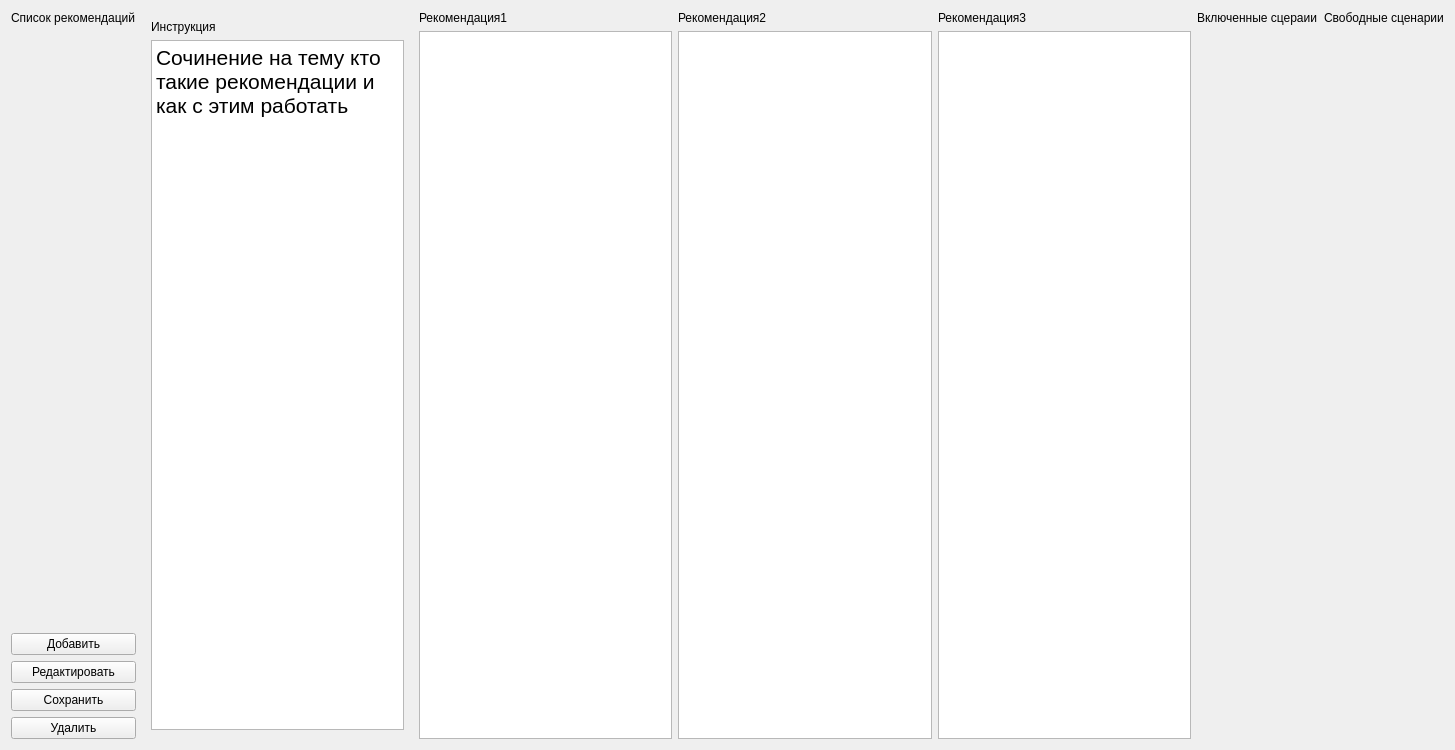
<?xml version="1.0" encoding="UTF-8"?>
<ui version="4.0">
 <class>AdminRecommendationWidget</class>
 <widget class="QWidget" name="AdminRecommendationWidget">
  <property name="geometry">
   <rect>
    <x>0</x>
    <y>0</y>
    <width>1455</width>
    <height>750</height>
   </rect>
  </property>
  <property name="windowTitle">
   <string>Form</string>
  </property>
  <layout class="QHBoxLayout" name="horizontalLayout">
   <item>
    <layout class="QVBoxLayout" name="verticalLayout_18">
     <item>
      <widget class="QLabel" name="label_categoryList_title_5">
       <property name="text">
        <string>Список рекомендаций</string>
       </property>
      </widget>
     </item>
     <item>
      <widget class="MenuSelectedWidget" name="scrollArea_recommendations" native="true">
       <property name="sizePolicy">
        <sizepolicy hsizetype="Expanding" vsizetype="Expanding">
         <horstretch>0</horstretch>
         <verstretch>0</verstretch>
        </sizepolicy>
       </property>
      </widget>
     </item>
     <item>
      <widget class="QPushButton" name="pushButton_addRecommendation">
       <property name="text">
        <string>Добавить</string>
       </property>
      </widget>
     </item>
     <item>
      <widget class="QPushButton" name="pushButton_editRecommendation">
       <property name="text">
        <string>Редактировать</string>
       </property>
      </widget>
     </item>
     <item>
      <widget class="QPushButton" name="pushButton_saveRecommendation">
       <property name="text">
        <string>Сохранить</string>
       </property>
      </widget>
     </item>
     <item>
      <widget class="QPushButton" name="pushButton_deleteRecommendation">
       <property name="text">
        <string>Удалить</string>
       </property>
      </widget>
     </item>
    </layout>
   </item>
   <item>
    <widget class="QWidget" name="widget_editCategoryMenu_5" native="true">
     <property name="minimumSize">
      <size>
       <width>200</width>
       <height>0</height>
      </size>
     </property>
     <layout class="QVBoxLayout" name="verticalLayout_20">
      <item>
       <widget class="QLabel" name="label_Intruction_title_5">
        <property name="text">
         <string>Инструкция</string>
        </property>
       </widget>
      </item>
      <item>
       <widget class="QTextEdit" name="textEdit_instruction_5">
        <property name="enabled">
         <bool>true</bool>
        </property>
        <property name="mouseTracking">
         <bool>true</bool>
        </property>
        <property name="readOnly">
         <bool>true</bool>
        </property>
        <property name="html">
         <string>&lt;!DOCTYPE HTML PUBLIC &quot;-//W3C//DTD HTML 4.0//EN&quot; &quot;http://www.w3.org/TR/REC-html40/strict.dtd&quot;&gt;
&lt;html&gt;&lt;head&gt;&lt;meta name=&quot;qrichtext&quot; content=&quot;1&quot; /&gt;&lt;style type=&quot;text/css&quot;&gt;
p, li { white-space: pre-wrap; }
&lt;/style&gt;&lt;/head&gt;&lt;body style=&quot; font-family:'MS Shell Dlg 2'; font-size:8.25pt; font-weight:400; font-style:normal;&quot;&gt;
&lt;p style=&quot; margin-top:0px; margin-bottom:0px; margin-left:0px; margin-right:0px; -qt-block-indent:0; text-indent:0px;&quot;&gt;&lt;span style=&quot; font-size:16pt;&quot;&gt;Сочинение на тему кто такие рекомендации и как с этим работать&lt;/span&gt;&lt;/p&gt;
&lt;p style=&quot;-qt-paragraph-type:empty; margin-top:0px; margin-bottom:0px; margin-left:0px; margin-right:0px; -qt-block-indent:0; text-indent:0px;&quot;&gt;&lt;br /&gt;&lt;/p&gt;&lt;/body&gt;&lt;/html&gt;</string>
        </property>
       </widget>
      </item>
     </layout>
    </widget>
   </item>
   <item>
    <layout class="QVBoxLayout" name="verticalLayout_19">
     <item>
      <widget class="QLabel" name="label_containedEvent_title_4">
       <property name="text">
        <string>Рекомендация1</string>
       </property>
      </widget>
     </item>
     <item>
      <widget class="QTextEdit" name="textEdit"/>
     </item>
    </layout>
   </item>
   <item>
    <layout class="QVBoxLayout" name="verticalLayout_21">
     <item>
      <widget class="QLabel" name="label_allEvents_title_4">
       <property name="text">
        <string>Рекомендация2</string>
       </property>
      </widget>
     </item>
     <item>
      <widget class="QTextEdit" name="textEdit_2"/>
     </item>
    </layout>
   </item>
   <item>
    <layout class="QVBoxLayout" name="verticalLayout_23">
     <item>
      <widget class="QLabel" name="label_allEvents_title_6">
       <property name="text">
        <string>Рекомендация3</string>
       </property>
      </widget>
     </item>
     <item>
      <widget class="QTextEdit" name="textEdit_4"/>
     </item>
    </layout>
   </item>
   <item>
    <layout class="QVBoxLayout" name="verticalLayout">
     <item>
      <widget class="QLabel" name="label_included_scenaries_title">
       <property name="text">
        <string>Включенные сцераии</string>
       </property>
      </widget>
     </item>
     <item>
      <widget class="MenuSelectedWidget" name="scrollArea_included_scenaries" native="true">
       <property name="sizePolicy">
        <sizepolicy hsizetype="Expanding" vsizetype="Expanding">
         <horstretch>0</horstretch>
         <verstretch>0</verstretch>
        </sizepolicy>
       </property>
      </widget>
     </item>
    </layout>
   </item>
   <item>
    <layout class="QVBoxLayout" name="verticalLayout_2">
     <item>
      <widget class="QLabel" name="label_free_scenaries_title">
       <property name="text">
        <string>Свободные сценарии</string>
       </property>
      </widget>
     </item>
     <item>
      <widget class="MenuSelectedWidget" name="scrollArea_free_scenaries" native="true">
       <property name="sizePolicy">
        <sizepolicy hsizetype="Expanding" vsizetype="Expanding">
         <horstretch>0</horstretch>
         <verstretch>0</verstretch>
        </sizepolicy>
       </property>
      </widget>
     </item>
    </layout>
   </item>
  </layout>
 </widget>
 <customwidgets>
  <customwidget>
   <class>MenuSelectedWidget</class>
   <extends>QWidget</extends>
   <header>src/ui/MenuSelectedWidget.h</header>
   <container>1</container>
  </customwidget>
 </customwidgets>
 <resources/>
 <connections/>
</ui>
